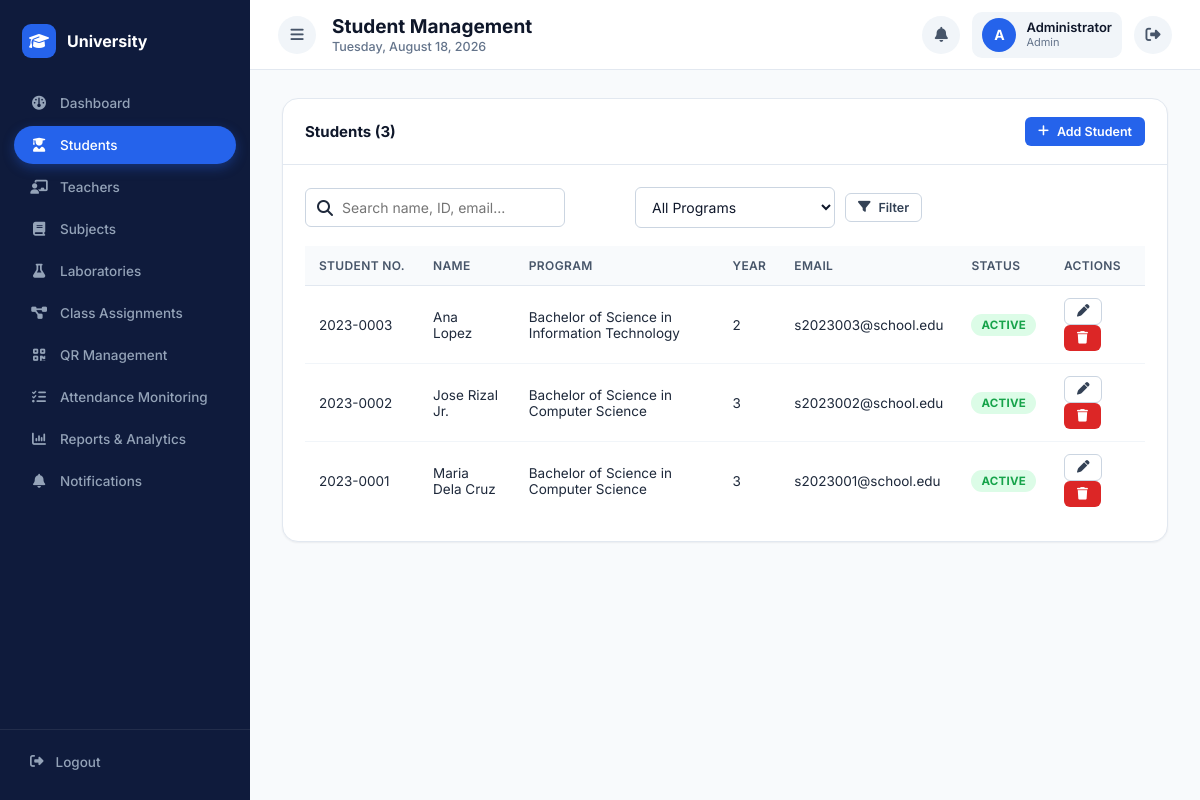
The app's page /admin/students.php (signed in) with its own data.
### tables this page shows
CREATE TABLE students (
    student_id INT AUTO_INCREMENT PRIMARY KEY,
    user_id INT NOT NULL,
    student_number VARCHAR(30) NOT NULL UNIQUE,
    full_name VARCHAR(150) NOT NULL,
    program_id INT NULL,
    year_level TINYINT NOT NULL DEFAULT 1,
    contact_number VARCHAR(20),
    photo VARCHAR(255) DEFAULT NULL,
    created_at TIMESTAMP DEFAULT CURRENT_TIMESTAMP,
    FOREIGN KEY (user_id) REFERENCES users(user_id) ON DELETE CASCADE,
    FOREIGN KEY (program_id) REFERENCES programs(program_id) ON DELETE SET NULL,
    INDEX idx_student_number (student_number)
);

CREATE TABLE programs (
    program_id INT AUTO_INCREMENT PRIMARY KEY,
    program_code VARCHAR(20) NOT NULL UNIQUE,
    program_name VARCHAR(100) NOT NULL
);

CREATE TABLE users (
    user_id INT AUTO_INCREMENT PRIMARY KEY,
    username VARCHAR(50) NOT NULL UNIQUE,
    password VARCHAR(255) NOT NULL,           
    role ENUM('admin','teacher','student') NOT NULL,
    email VARCHAR(100) NOT NULL UNIQUE,
    status ENUM('active','inactive') NOT NULL DEFAULT 'active',
    created_at TIMESTAMP DEFAULT CURRENT_TIMESTAMP,
    updated_at TIMESTAMP DEFAULT CURRENT_TIMESTAMP ON UPDATE CURRENT_TIMESTAMP,
    INDEX idx_role (role)
);

### includes/functions.php (called while the page is built, shortened)
<?php
function e($value) {
    return htmlspecialchars($value ?? '', ENT_QUOTES, 'UTF-8');
}
function clean($value) {
    return trim(strip_tags($value ?? ''));
}
function paginate($totalRows, $perPage = 10) {
    $page = isset($_GET['page']) ? max(1, (int) $_GET['page']) : 1;
    $totalPages = max(1, (int) ceil($totalRows / $perPage));
    $page = min($page, $totalPages);
    $offset = ($page - 1) * $perPage;
    return ['offset' => $offset, 'limit' => $perPage, 'page' => $page, 'totalPages' => $totalPages];
}

### admin/students.php (the view, shortened to what this page needs)
<?php
require_once __DIR__ . '/../includes/auth.php';
$search = clean($_GET['search'] ?? '');
$where = [];
$params = [];
$whereSql = $where ? 'WHERE ' . implode(' AND ', $where) : '';
$countStmt = $pdo->prepare("SELECT COUNT(*) FROM students s JOIN users u ON u.user_id = s.user_id $whereSql");
$countStmt->execute($params);
$totalRows = (int) $countStmt->fetchColumn();
$p = paginate($totalRows, 10);
$stmt = $pdo->prepare("
    SELECT s.*, u.username, u.email, u.status, pr.program_name
    FROM students s
    JOIN users u ON u.user_id = s.user_id
    LEFT JOIN programs pr ON pr.program_id = s.program_id
    $whereSql
    ORDER BY s.full_name ASC
    LIMIT {$p['limit']} OFFSET {$p['offset']}
");
$stmt->execute($params);
$students = $stmt->fetchAll();
require_once __DIR__ . '/../includes/header.php';
?>
<div class="card">
    <div class="card-header">
        <h3>Students (<?php echo $totalRows; ?>)</h3>
        <button class="btn btn-primary btn-sm" onclick="openAddModal()"><i class="fa-solid fa-plus"></i> Add Student</button>
    </div>
    <div class="card-body">
        <form method="GET" class="toolbar">
            <div class="search-box">
                <i class="fa-solid fa-magnifying-glass"></i>
                <input type="text" class="form-control" name="search" placeholder="Search name, ID, email..." value="<?php echo e($search); ?>">
            </div>
            <select name="program" class="form-control" style="max-width:200px" onchange="this.form.submit()">
                <option value="">All Programs</option>
            </select>
            <button class="btn btn-outline btn-sm" type="submit"><i class="fa-solid fa-filter"></i> Filter</button>
        </form>
        <div class="table-wrapper">
            <table class="data-table">
                <thead>
                    <tr><th>Student No.</th><th>Name</th><th>Program</th><th>Year</th><th>Email</th><th>Status</th><th>Actions</th></tr>
                </thead>
                <tbody>
                <?php if (empty($students)): ?>
                    <tr><td colspan="7" class="text-center text-muted">No students found.</td></tr>
                <?php else: foreach ($students as $s): ?>
                    <tr>
                        <td><?php echo e($s['student_number']); ?></td>
                        <td><?php echo e($s['full_name']); ?></td>
                        <td><?php echo e($s['program_name'] ?? '—'); ?></td>
                        <td><?php echo e($s['year_level']); ?></td>
                        <td><?php echo e($s['email']); ?></td>
                        <td><span class="badge badge-<?php echo $s['status'] === 'active' ? 'active' : 'inactive'; ?>"><?php echo ucfirst($s['status']); ?></span></td>
                        <td>
                            <button class="btn btn-outline btn-sm" onclick='openEditModal(<?php echo json_encode($s); ?>)'><i class="fa-solid fa-pen"></i></button>
                            <button class="btn btn-danger btn-sm" onclick="deleteStudent(<?php echo $s['student_id']; ?>)"><i class="fa-solid fa-trash"></i></button>
                        </td>
                    </tr>
                <?php endforeach; endif; ?>
                </tbody>
            </table>
        </div>
    </div>
</div>
<?php require_once __DIR__ . '/../includes/footer.php'; ?>

### attendance-system/assets/css/style.css (style rules this page uses)
:root { --indigo-900:#0f1b3c; --indigo-700:#16224a; --indigo-600:#2563eb; --indigo-500:#3b82f6; --indigo-100:#dbeafe; --indigo-50:#eff6ff; --slate-900:#0f172a; --slate-800:#1e293b; --slate-700:#334155; --slate-600:#475569; --slate-500:#64748b; --slate-300:#cbd5e1; --slate-200:#e2e8f0; --slate-100:#f1f5f9; --slate-50:#f8fafc; --green-600:#16a34a; --green-100:#dcfce7; --amber-600:#d97706; --amber-100:#fef3c7; --red-600:#dc2626; --red-100:#fee2e2; --radius-sm:6px; --radius-md:10px; --radius-lg:16px; --shadow-sm:0 1px 2px rgba(15,23,42,.06); --shadow-md:0 4px 14px rgba(15,23,42,.08); --shadow-lg:0 12px 32px rgba(15,23,42,.14); --sidebar-w:250px; }
*,*::before,*::after { box-sizing:border-box }
html,body { height:100% }
body { margin:0; font-family:'Inter',-apple-system,BlinkMacSystemFont,'Segoe UI',Arial,sans-serif; background:var(--slate-50); color:var(--slate-800); -webkit-font-smoothing:antialiased; }
button { font-family:inherit }
.card { background:#fff;border-radius:var(--radius-lg);border:1px solid var(--slate-200);box-shadow:var(--shadow-sm) }
.card-header { display:flex;align-items:center;justify-content:space-between;padding:18px 22px;border-bottom:1px solid var(--slate-200) }
.card-header h3 { margin:0;font-size:15px;font-weight:700;color:var(--slate-900) }
.card-body { padding:22px }
.btn { display:inline-flex;align-items:center;justify-content:center;gap:8px; padding:10px 18px;border-radius:var(--radius-sm);font-size:14px;font-weight:600; border:1px solid transparent;cursor:pointer;transition:all .15s; }
.btn-primary { background:var(--indigo-600);color:#fff }
.btn-danger { background:var(--red-600);color:#fff }
.btn-outline { background:#fff;border-color:var(--slate-300);color:var(--slate-700) }
.btn-sm { padding:6px 12px;font-size:12.5px }
.form-control { width:100%;padding:10px 12px;border:1px solid var(--slate-300);border-radius:var(--radius-sm); font-size:14px;font-family:inherit;color:var(--slate-900);background:#fff; }
.table-wrapper { overflow-x:auto }
table.data-table { width:100%;border-collapse:collapse;font-size:13.5px }
.data-table thead th { text-align:left;padding:12px 14px;background:var(--slate-50);color:var(--slate-600); font-weight:600;font-size:12px;text-transform:uppercase;letter-spacing:.03em; border-bottom:1px solid var(--slate-200);white-space:nowrap; }
.data-table tbody td { padding:12px 14px;border-bottom:1px solid var(--slate-100);color:var(--slate-800) }
.data-table tbody tr:last-child td { border-bottom:none }
.badge { display:inline-flex;align-items:center;gap:5px;padding:4px 10px;border-radius:20px;font-size:11.5px;font-weight:700;text-transform:uppercase;letter-spacing:.02em }
.badge-active { background:var(--green-100);color:var(--green-600) }
.toolbar { display:flex;flex-wrap:wrap;gap:10px;align-items:center;margin-bottom:18px }
.toolbar .form-control { max-width:260px }
.search-box { position:relative;flex:1;max-width:320px }
.search-box i { position:absolute;left:12px;top:50%;transform:translateY(-50%);color:var(--slate-400) }
.search-box input { padding-left:36px }

### records on screen
students: student_number "2023-0003", full_name "Ana Lopez", program.program_name "Bachelor of Science in Information Technology", year_level "2", user.email "s2023003@school.edu", user.status "ACTIVE"
students: student_number "2023-0002", full_name "Jose Rizal Jr.", program.program_name "Bachelor of Science in Computer Science", year_level "3", user.email "s2023002@school.edu", user.status "ACTIVE"
students: student_number "2023-0001", full_name "Maria Dela Cruz", program.program_name "Bachelor of Science in Computer Science", year_level "3", user.email "s2023001@school.edu", user.status "ACTIVE"

### other values on screen
$pageTitle "Student Management"
substr($_SESSION['full_name'] ?? 'U', 0, 1) "A"
$_SESSION['full_name'] "Administrator"
$_SESSION['role'] "Admin"
$totalRows "3"
